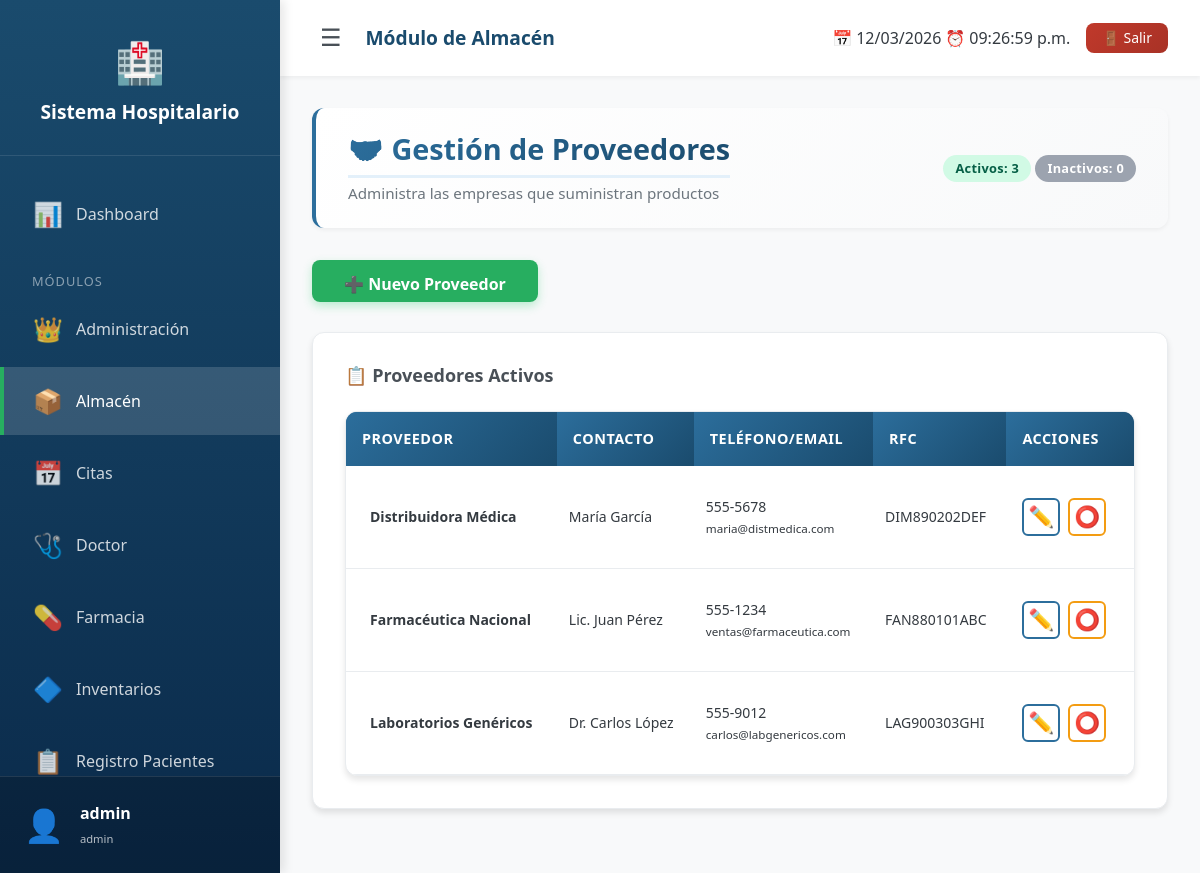
Page /Hospital/modules/almacen/proveedores.php (signed in) on the committed database.
### tables this page shows
CREATE TABLE `modulos` (
  `id` int(11) NOT NULL,
  `nombre` varchar(50) DEFAULT NULL,
  `ruta` varchar(100) DEFAULT NULL
);

CREATE TABLE `proveedores` (
  `id` int(11) NOT NULL,
  `nombre` varchar(150) NOT NULL,
  `rfc` varchar(13) DEFAULT NULL,
  `contacto` varchar(100) DEFAULT NULL,
  `telefono` varchar(20) DEFAULT NULL,
  `email` varchar(100) DEFAULT NULL,
  `direccion` text DEFAULT NULL,
  `activo` tinyint(1) DEFAULT 1,
  `fecha_registro` timestamp NOT NULL DEFAULT current_timestamp()
);

### Hospital/modules/almacen/proveedores.php (the view, shortened to what this page needs)
<?php
require_once '../../config/db.php';
require_once '../../includes/header.php';
$proveedores = $pdo->query("
    SELECT * FROM proveedores
    ORDER BY activo DESC, nombre
")->fetchAll();
$activos = array_filter($proveedores, fn($p) => $p['activo'] == 1);
$inactivos = array_filter($proveedores, fn($p) => $p['activo'] == 0);
?>
<div class="fade-in modulo-almacen">
    <div class="almacen-header">
        <div>
            <h1>🤝 Gestión de Proveedores</h1>
            <p class="almacen-subtitle">Administra las empresas que suministran productos</p>
        </div>
        <div>
            <span class="almacen-badge success">Activos: <?= count($activos) ?></span>
            <span class="almacen-badge secondary">Inactivos: <?= count($inactivos) ?></span>
        </div>
    </div>
    <div style="margin-bottom: var(--spacing-lg);">
        <a href="#" onclick="mostrarFormulario()" class="almacen-btn almacen-btn-success">
            <span>➕</span> Nuevo Proveedor
        </a>
    </div>
    <div class="almacen-card">
        <h3>📋 Proveedores Activos</h3>
        <?php if (empty($activos)): ?>
            <div class="almacen-mensaje">
                No hay proveedores activos registrados
            </div>
        <?php else: ?>
            <div class="almacen-tabla-container">
                <table class="almacen-tabla">
                    <thead>
                        <tr>
                            <th>Proveedor</th>
                            <th>Contacto</th>
                            <th>Teléfono/Email</th>
                            <th>RFC</th>
                            <th>Acciones</th>
                        </tr>
                    </thead>
                    <tbody>
                        <?php foreach ($activos as $p): ?>
                        <tr>
                            <td>
                                <strong><?= htmlspecialchars($p['nombre']) ?></strong>
                            </td>
                            <td><?= htmlspecialchars($p['contacto'] ?? '-') ?></td>
                            <td>
                                <?= htmlspecialchars($p['telefono'] ?? '-') ?>
                                <?php if ($p['email']): ?>
                                    <br><small><?= htmlspecialchars($p['email']) ?></small>
                                <?php endif; ?>
                            </td>
                            <td><?= htmlspecialchars($p['rfc'] ?? '-') ?></td>
                            <td>
                                <div class="almacen-flex almacen-gap-sm">
                                    <a href="editar_proveedor.php?id=<?= $p['id'] ?>"
                                       class="almacen-btn almacen-btn-sm almacen-btn-outline"
                                       title="Editar">
                                        ✏️
                                    </a>
                                    <a href="proveedores.php?desactivar=<?= $p['id'] ?>"
                                       class="almacen-btn almacen-btn-sm almacen-btn-outline"
                                       style="border-color: var(--warning); color: var(--warning);"
                                       onclick="return confirm('¿Desactivar este proveedor?')"
                                       title="Desactivar">
                                        ⭕
                                    </a>
                                </div>
                            </td>
                        </tr>
                        <?php endforeach; ?>
                    </tbody>
                </table>
            </div>
        <?php endif; ?>
    </div>
</div>
<?php require_once '../../includes/footer.php'; ?>

### Hospital/includes/header.php (shortened to what this page needs)
<?php
$menu_modulos = [];
if (isset($_SESSION['user_id'])) {
    require_once __DIR__ . '/../config/db.php';
    try {
        $stmt = $pdo->prepare("
            SELECT m.nombre, m.ruta,
                   CASE m.nombre
                       WHEN 'Administración' THEN '👑'
                       WHEN 'Almacén' THEN '📦'
                       WHEN 'Citas' THEN '📅'
                       WHEN 'Doctor' THEN '🩺'
                       WHEN 'Farmacia' THEN '💊'
                       WHEN 'Registro Pacientes' THEN '📋'
                       ELSE '🔷'
                   END as icono
            FROM usuario_modulos um
            JOIN modulos m ON um.modulo_id = m.id
            WHERE um.usuario_id = ?
            ORDER BY m.nombre
        ");
        $stmt->execute([$_SESSION['user_id']]);
        $menu_modulos = $stmt->fetchAll();
    } catch (PDOException $e) {
        error_log("Error al cargar módulos: " . $e->getMessage());
        $menu_modulos = [];
    }
}
?>
<!DOCTYPE html>
<html lang="es">
<head>
    <link rel="stylesheet" href="<?= BASE_URL ?>assets/css/estilos.css">
    <?php
    $ruta_actual = $_SERVER['PHP_SELF'];
    if (strpos($ruta_actual, '/modules/almacen/') !== false): ?>
        <link rel="stylesheet" href="<?= BASE_URL ?>modules/almacen/assets/css/almacen.css">
    <?php
    elseif (strpos($ruta_actual, '/modules/farmacia/') !== false): ?>
        <link rel="stylesheet" href="<?= BASE_URL ?>modules/farmacia/assets/css/farmacia.css">
    <?php endif; ?>
</head>
<body class="<?php echo (strpos($_SERVER['PHP_SELF'], '/modules/almacen/') !== false) ? 'modulo-almacen' : ''; ?>">
    <div class="app-wrapper">
        <aside class="sidebar" id="sidebar">
            <div class="sidebar-logo">
                <div class="logo-icon">🏥</div>
                <h2><?= SISTEMA_NOMBRE ?></h2>
            </div>
            <?php if (isset($_SESSION['user_id'])): ?>
                <ul class="nav-menu">
                    <li class="nav-item">
                        <a href="<?= BASE_URL ?>dashboard.php" class="nav-link <?= basename($_SERVER['PHP_SELF']) == 'dashboard.php' ? 'active' : '' ?>">
                            <span class="nav-icon">📊</span>
                            <span class="nav-text">Dashboard</span>
                        </a>
                    </li>
                    <li class="nav-item" style="margin-top: var(--spacing-lg);">
                        <div style="padding: 0 var(--spacing-lg); color: rgba(255,255,255,0.5); font-size: 0.8rem; text-transform: uppercase; letter-spacing: 1px;">
                            <span class="nav-text">Módulos</span>
                        </div>
                    </li>
                    <?php if (!empty($menu_modulos)): ?>
                        <?php foreach ($menu_modulos as $modulo): ?>
                            <li class="nav-item">
                                <a href="<?= BASE_URL ?>modules/<?= $modulo['ruta'] ?>/index.php"
                                   class="nav-link <?= strpos($_SERVER['PHP_SELF'], $modulo['ruta']) !== false ? 'active' : '' ?>">
                                    <span class="nav-icon"><?= $modulo['icono'] ?></span>
                                    <span class="nav-text"><?= $modulo['nombre'] ?></span>
                                </a>
                            </li>
                        <?php endforeach; ?>
                    <?php endif; ?>
                </ul>
                <div class="user-info-sidebar">
                    <div class="user-name">
                        <span class="user-avatar">👤</span>
                        <span class="nav-text">
                            <strong><?= htmlspecialchars($_SESSION['usuario'] ?? 'Usuario') ?></strong>
                            <br>
                            <small style="font-size: 0.7rem; opacity: 0.7;"><?= $_SESSION['rol'] ?? '' ?></small>
                        </span>
                    </div>
                </div>
            <?php endif; ?>
        </aside>
        <main class="main-content" id="mainContent">
            <header class="main-header">
                <div style="display: flex; align-items: center; gap: var(--spacing-md);">
                    <button class="sidebar-toggle" id="sidebarToggle" title="Toggle sidebar">
                        ☰
                    </button>
                    <h2 style="margin: 0; font-size: 1.2rem;">
                        <?php
                        $pagina = basename($_SERVER['PHP_SELF']);
                        $modulo = basename(dirname($_SERVER['PHP_SELF']));
                        if ($pagina == 'dashboard.php') {
                            echo 'Panel Principal';
                        } elseif ($modulo == 'admin') {
                            echo 'Administración';
                        } elseif ($modulo == 'almacen') {
                            echo 'Módulo de Almacén';
                        } elseif ($modulo == 'farmacia') {
                            echo 'Módulo de Farmacia';
                        } else {
                            echo ucfirst(str_replace('.php', '', $pagina));
                        }
                        ?>
                    </h2>
                </div>
                <?php if (isset($_SESSION['user_id'])): ?>
                    <div style="display: flex; align-items: center; gap: var(--spacing-md);">
                        <span style="display: flex; align-items: center; gap: var(--spacing-xs);">
                            <span>📅</span>
                            <span id="fechaActual"><?= date('d/m/Y') ?></span>
                            <span>⏰</span>
                            <span id="horaActual"></span>
                        </span>
                        <a href="<?= BASE_URL ?>logout.php" class="btn btn-sm btn-danger" onclick="return confirm('¿Cerrar sesión?')">
                            🚪 Salir
                        </a>
                    </div>
                <?php endif; ?>
            </header>
            <div style="flex: 1; padding: var(--spacing-xl);">

### Hospital/assets/css/estilos.css (style rules this page uses)
:root { --primary: #2c6e9c; --primary-dark: #1a4b6d; --primary-light: #4a8bb7; --primary-soft: #e3f0fa; --success: #27ae60; --success-dark: #219a52; --success-light: #d4edda; --danger: #c0392b; --danger-dark: #a83226; --danger-light: #f8d7da; --warning: #f39c12; --warning-light: #fff3cd; --info: #3498db; --info-light: #d1ecf1; --gray-100: #f8f9fa; --gray-200: #e9ecef; --gray-300: #dee2e6; --gray-400: #ced4da; --gray-500: #adb5bd; --gray-600: #6c757d; --gray-700: #495057; --gray-800: #343a40; --gray-900: #212529; --shadow-sm: 0 2px 4px rgba(0,0,0,0.05); --shadow-md: 0 4px 6px rgba(0,0,0,0.1); --shadow-lg: 0 10px 15px rgba(0,0,0,0.1); --shadow-xl: 0 20px 25px rgba(0,0,0,0.15); --radius-sm: 4px; --radius-md: 8px; --radius-lg: 12px; --radius-xl: 20px; --spacing-xs: 4px; --spacing-sm: 8px; --spacing-md: 16px; --spacing-lg: 24px; --spacing-xl: 32px; --spacing-xxl: 48px; --font-family: 'Segoe UI', Roboto, system-ui, -apple-system, sans-serif; --font-size-xs: 0.75rem; --font-size-sm: 0.875rem; --font-size-md: 1rem; --font-size-lg: 1.125rem; --font-size-xl: 1.25rem; --font-size-xxl: 1.5rem; --transition-fast: 150ms ease; --transition-normal: 250ms ease; --transition-slow: 350ms ease; }
* { margin: 0; padding: 0; box-sizing: border-box; }
html { font-size: 16px; scroll-behavior: smooth; }
body { font-family: var(--font-family); background: linear-gradient(135deg, #f5f7fa 0%, #e9eef2 100%); color: var(--gray-800); line-height: 1.5; min-height: 100vh; display: flex; flex-direction: column; }
h1, h2, h3, h4, h5, h6 { color: var(--gray-800); margin-bottom: var(--spacing-lg); font-weight: 600; line-height: 1.2; }
h1 { font-size: var(--font-size-xxl); border-bottom: 3px solid var(--primary-soft); padding-bottom: var(--spacing-sm); display: inline-block; }
h2 { font-size: var(--font-size-xl); color: var(--primary-dark); }
h3 { font-size: var(--font-size-lg); color: var(--gray-700); display: flex; align-items: center; gap: var(--spacing-sm); }
.btn { display: inline-flex; align-items: center; justify-content: center; gap: var(--spacing-sm); padding: var(--spacing-md) var(--spacing-xl); border: none; border-radius: var(--radius-md); font-size: var(--font-size-md); font-weight: 500; cursor: pointer; transition: all var(--transition-fast); text-decoration: none; line-height: 1; position: relative; overflow: hidden; }
.btn::after { content: ''; position: absolute; top: 50%; left: 50%; width: 0; height: 0; border-radius: 50%; background: rgba(255, 255, 255, 0.3); transform: translate(-50%, -50%); transition: width 0.3s, height 0.3s; }
.btn-danger { background: linear-gradient(135deg, var(--danger) 0%, var(--danger-dark) 100%); color: white; }
.btn-sm { padding: var(--spacing-sm) var(--spacing-md); font-size: var(--font-size-sm); }
table { width: 100%; border-collapse: collapse; font-size: var(--font-size-sm); }
table thead { background: linear-gradient(135deg, var(--primary) 0%, var(--primary-dark) 100%); color: white; }
table th { padding: var(--spacing-md) var(--spacing-lg); text-align: left; font-weight: 600; text-transform: uppercase; font-size: var(--font-size-xs); letter-spacing: 0.5px; white-space: nowrap; }
table td { padding: var(--spacing-md) var(--spacing-lg); border-bottom: 1px solid var(--gray-200); vertical-align: middle; }
table tbody tr { transition: background var(--transition-fast); }
table tbody tr:last-child td { border-bottom: none; }
.fade-in { animation: fadeIn 0.5s ease; }
.main-header h2 { color: var(--primary-dark); font-size: 1.1rem; font-weight: 600; margin: 0; }
.sidebar, .main-content { transition: all 0.3s cubic-bezier(0.4, 0, 0.2, 1); }

### rows in the picture
modulos: icono "👑", nombre "Administración"
modulos: icono "📦", nombre "Almacén"
modulos: icono "📅", nombre "Citas"
modulos: icono "🩺", nombre "Doctor"
modulos: icono "💊", nombre "Farmacia"
modulos: icono "🔷", nombre "Inventarios"
modulos: icono "📋", nombre "Registro Pacientes"
proveedores: nombre "Distribuidora Médica", contacto "María García", telefono "555-5678", email "maria@distmedica.com", rfc "DIM890202DEF"
proveedores: nombre "Farmacéutica Nacional", contacto "Lic. Juan Pérez", telefono "555-1234", email "ventas@farmaceutica.com", rfc "FAN880101ABC"
proveedores: nombre "Laboratorios Genéricos", contacto "Dr. Carlos López", telefono "555-9012", email "carlos@labgenericos.com", rfc "LAG900303GHI"

### other values in the picture
SISTEMA_NOMBRE "Sistema Hospitalario"
$_SESSION['usuario'] "admin"
$_SESSION['rol'] "admin"
count($activos) "3"
count($inactivos) "0"
